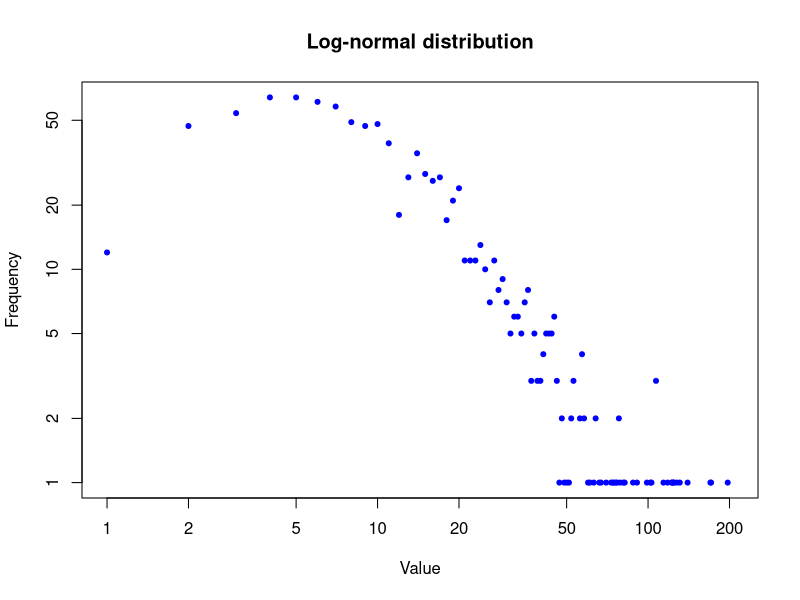

R code for this plot:
# Get a random log-normal distribution
r <- rlnorm(1000)

# Get the distribution without plotting it using tighter breaks
h <- hist(r, plot=F, breaks=c(seq(0,max(r)+1, .1)))

# Plot the distribution using log scale on both axes, and use
# blue points
plot(h$counts, log="xy", pch=20, col="blue",
     main="Log-normal distribution",
     xlab="Value", ylab="Frequency")
